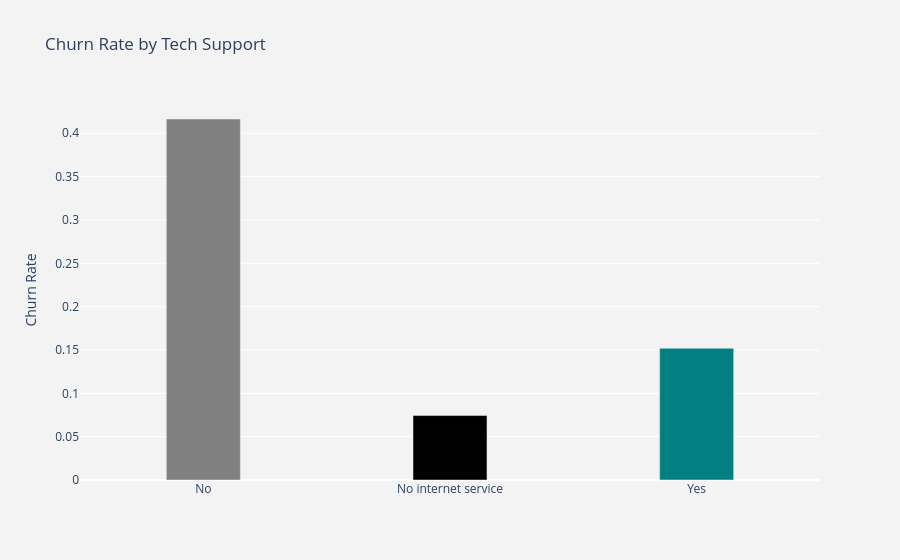

Notebook cell for this chart:
### Code cell
# Visualize Churn Rate by Tech Support
plot_by_techsupport = churn_dataset.groupby('TechSupport').Churn.mean().reset_index()
plot_data = [
    go.Bar(
        x=plot_by_techsupport['TechSupport'],
        y=plot_by_techsupport['Churn'],
        width = [0.3, 0.3, 0.3],
        marker=dict(
        color=['gray', 'black', 'teal'])
    )
]
plot_layout = go.Layout(
        xaxis={"type": "category"},
        yaxis={"title": "Churn Rate"},
        title='Churn Rate by Tech Support',
        plot_bgcolor  = 'rgb(243,243,243)',
        paper_bgcolor  = 'rgb(243,243,243)',
    )
fig = go.Figure(data=plot_data, layout=plot_layout)
po.iplot(fig)

### Figure 1 — Plotly figure (JSON) as saved in the notebook; plotly's stock layout.template omitted (floating-point values rounded to 4 significant figures)
{"data": [{"marker": {"color": ["gray", "black", "teal"]}, "type": "bar", "width": [0.3, 0.3, 0.3], "x": ["No", "No internet service", "Yes"], "y": [0.4165, 0.07434, 0.152]}], "layout": {"paper_bgcolor": "rgb(243,243,243)", "plot_bgcolor": "rgb(243,243,243)", "title": {"text": "Churn Rate by Tech Support"}, "xaxis": {"type": "category"}, "yaxis": {"title": {"text": "Churn Rate"}}}}
